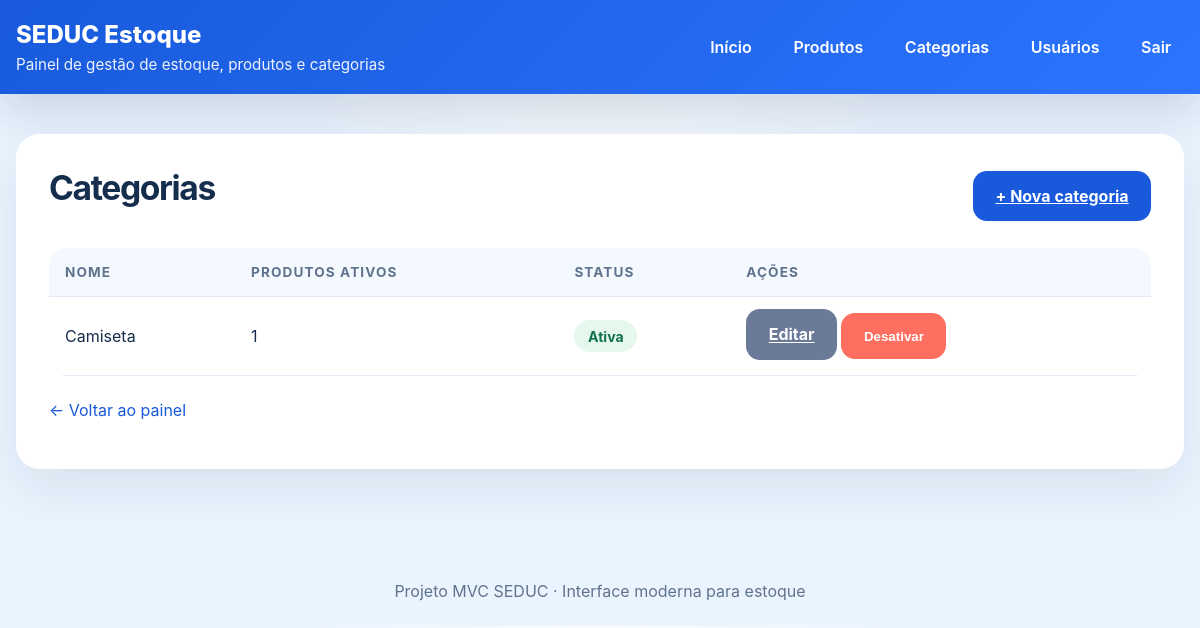
Screenshot of /categorias/ (signed in) with the database file from the repository.
### app/models/categoria.py (models this page shows)
class Categoria(Base):
    __tablename__ = "categorias"
    id = Column(Integer, primary_key=True, autoincrement=True, index=True)
    nome = Column(String, unique=True, nullable=False)
    ativo = Column(Boolean, default=True)
    produtos = relationship("Produto", back_populates="categoria", lazy="select")

### app/controllers/categoria_controller.py (the view)
@router.get("/")
def listar_categorias(
    request: Request,
    db: Session = Depends(get_db),
    admin = Depends(get_admin)
):
    categorias = db.query(Categoria).order_by(Categoria.nome).all()
    return templates.TemplateResponse(
        request,
        "categorias/index.html",
        {
            "request":    request,
            "usuario":    admin,
            "categorias": categorias,
        }
    )

### app/templates/categorias/index.html (shortened to what this page needs)
{% extends "base.html" %}
{% block content %}
<div class="card">
    <div class="section-header">
        <div>
            <h1 class="page-title">Categorias</h1>
        </div>
        <a class="button" href="/categorias/nova">+ Nova categoria</a>
    </div>
    <div class="table-wrapper">
        <table>
            <thead>
                <tr>
                    <th>Nome</th>
                    <th>Produtos ativos</th>
                    <th>Status</th>
                    <th>Ações</th>
                </tr>
            </thead>
            <tbody>
                {% for c in categorias %}
                <tr>
                    <td>{{ c.nome }}</td>
                    <td>{{ c.produtos | selectattr('ativo') | list | length }}</td>
                    <td>
                        <span class="status-badge {{ 'active' if c.ativo else 'inactive' }}">
                            {{ "Ativa" if c.ativo else "Inativa" }}
                        </span>
                    </td>
                    <td>
                        <a class="button secondary" href="/categorias/{{ c.id }}/editar">Editar</a>
                        <form action="/categorias/{{ c.id }}/toggle-ativo" method="post" style="display:inline;">
                            <button class="button {{ 'danger' if c.ativo else 'secondary' }}" type="submit">
                                {{ "Desativar" if c.ativo else "Ativar" }}
                            </button>
                        </form>
                    </td>
                </tr>
                {% endfor %}
            </tbody>
        </table>
    </div>
    <p class="footer-note"><a class="small-link" href="/">← Voltar ao painel</a></p>
</div>
{% endblock %}

### app/static/style.css (style rules this page uses)
:root { --bg: #eaf4ff; --surface: #ffffff; --primary: #185adb; --primary-dark: #103c8d; --accent: #ff6f61; --text: #152e4d; --muted: #5f738c; --border: #d9e4f6; --shadow: rgba(20, 45, 90, 0.12); }
* { box-sizing: border-box; }
body { margin: 0; font-family: Inter, system-ui, sans-serif; background: radial-gradient(circle at top, #f7fbff, var(--bg) 36%); color: var(--text); }
.card { background: rgba(255, 255, 255, 0.96); border: 1px solid rgba(255, 255, 255, 0.8); border-radius: 24px; padding: 2rem; box-shadow: 0 20px 50px rgba(15, 23, 42, 0.08); }
.page-title { margin-top: 0; margin-bottom: 1rem; font-size: clamp(1.9rem, 2.8vw, 2.8rem); letter-spacing: -0.04em; }
.section-header { display: flex; align-items: center; justify-content: space-between; flex-wrap: wrap; gap: 1rem; margin-bottom: 1.5rem; }
.button, button, input[type="submit"] { border: none; background: var(--primary); color: white; padding: 0.95rem 1.4rem; border-radius: 14px; cursor: pointer; font-weight: 700; transition: transform 0.2s ease, background 0.2s ease, box-shadow 0.2s ease; }
.button.secondary, button.secondary { background: #6b7a99; }
.button.danger, button.danger { background: var(--accent); }
.table-wrapper { overflow-x: auto; border-radius: 18px; }
table { width: 100%; border-collapse: collapse; background: #fff; min-width: 640px; }
th, td { padding: 1rem 1rem; text-align: left; border-bottom: 1px solid rgba(224, 233, 248, 0.9); }
th { background: #f4f8ff; color: var(--muted); text-transform: uppercase; letter-spacing: 0.08em; font-size: 0.85rem; }
tbody tr { transition: background 0.2s ease; }
.status-badge { display: inline-flex; align-items: center; gap: .4rem; border-radius: 999px; padding: 0.45rem 0.85rem; font-size: 0.88rem; font-weight: 700; }
.status-badge.active { background: #e6f8ed; color: #12724c; }
.footer-note { display: block; color: var(--muted); margin-top: 1.5rem; }
.small-link { color: var(--primary); text-decoration: none; }

### rows the page displays
Categoria: nome "Camiseta", produtos|selectattr "1", ativo "Ativa", ativo "Desativar"
